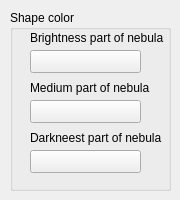
     <widget class="QWidget" name="page_5">
      <widget class="QGroupBox" name="groupBox_9">
       <property name="geometry">
        <rect>
         <x>10</x>
         <y>10</y>
         <width>161</width>
         <height>181</height>
        </rect>
       </property>
       <property name="title">
        <string>Shape color</string>
       </property>
       <widget class="CPushColorButton" name="pushButton_45">
        <property name="geometry">
         <rect>
          <x>20</x>
          <y>140</y>
          <width>111</width>
          <height>23</height>
         </rect>
        </property>
        <property name="text">
         <string/>
        </property>
       </widget>
       <widget class="QLabel" name="label_58">
        <property name="geometry">
         <rect>
          <x>20</x>
          <y>20</y>
          <width>141</width>
          <height>16</height>
         </rect>
        </property>
        <property name="text">
         <string>Brightness part of nebula</string>
        </property>
       </widget>
       <widget class="CPushColorButton" name="pushButton_44">
        <property name="geometry">
         <rect>
          <x>20</x>
          <y>90</y>
          <width>111</width>
          <height>23</height>
         </rect>
        </property>
        <property name="text">
         <string/>
        </property>
       </widget>
       <widget class="QLabel" name="label_59">
        <property name="geometry">
         <rect>
          <x>20</x>
          <y>70</y>
          <width>151</width>
          <height>16</height>
         </rect>
        </property>
        <property name="text">
         <string>Medium part of nebula</string>
        </property>
       </widget>
       <widget class="CPushColorButton" name="pushButton_43">
        <property name="geometry">
         <rect>
          <x>20</x>
          <y>40</y>
          <width>111</width>
          <height>23</height>
         </rect>
        </property>
        <property name="text">
         <string/>
        </property>
       </widget>
       <widget class="QLabel" name="label_60">
        <property name="geometry">
         <rect>
          <x>20</x>
          <y>120</y>
          <width>151</width>
          <height>16</height>
         </rect>
        </property>
        <property name="text">
         <string>Darkneest part of nebula</string>
        </property>
       </widget>
      </widget>
     </widget>
